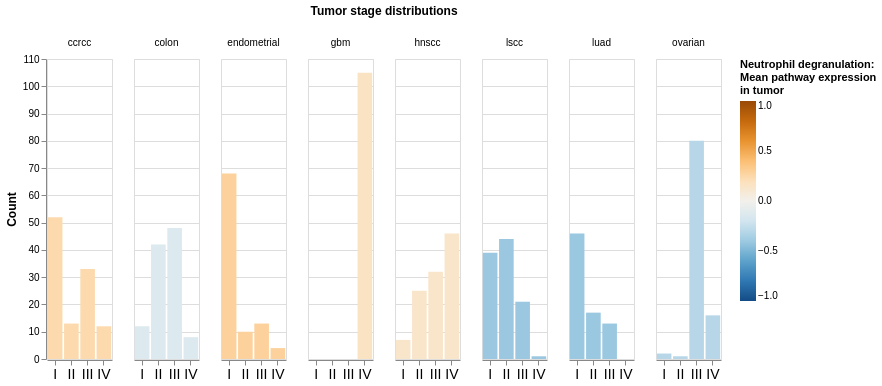

Notebook code cell kept with this figure:
### Code cell
# Make plots
alt.Chart(stage_df).mark_bar().encode(
    x=alt.X(
        "tumor_stage:N",
        axis=alt.Axis(
            labelAngle=0,
            labelFontSize=14,
            title=""
        )
    ),
    y=alt.Y(
        "count():Q",
        axis=alt.Axis(
            title="Count",
            titleFontSize=12
        )
    ),
    color=alt.Color(
        "mean_expr:Q",
        scale=alt.Scale(
            scheme="blueorange",
            domain=[-1, 1]
        ),
        legend=alt.Legend(
            title=["Neutrophil degranulation:", "Mean pathway expression", "in tumor"]
        )
    ),
    column=alt.Column(
        "cancer_type:N",
        title="Tumor stage distributions",
    )
).properties(
    width=65
).configure_header(
    titleFontSize=12
)

### Figure 1 — Vega-Lite specification as saved in the notebook (floating-point values rounded to 4 significant figures; data arrays with more than 128 entries replaced by an {"elided": "..."} marker saying what was removed)
{"config": {"view": {"continuousWidth": 400, "continuousHeight": 300}, "header": {"titleFontSize": 12}}, "data": {"name": "data-ba28839ea36260a278e76c9a01362b55"}, "mark": "bar", "encoding": {"color": {"type": "quantitative", "field": "mean_expr", "legend": {"title": ["Neutrophil degranulation:", "Mean pathway expression", "in tumor"]}, "scale": {"domain": [-1, 1], "scheme": "blueorange"}}, "column": {"type": "nominal", "field": "cancer_type", "title": "Tumor stage distributions"}, "x": {"type": "nominal", "axis": {"labelAngle": 0, "labelFontSize": 14, "title": ""}, "field": "tumor_stage"}, "y": {"type": "quantitative", "aggregate": "count", "axis": {"title": "Count", "titleFontSize": 12}}}, "width": 65, "$schema": "https://vega.github.io/schema/vega-lite/v4.8.1.json", "datasets": {"data-ba28839ea36260a278e76c9a01362b55": {"elided": "810 records"}}}
